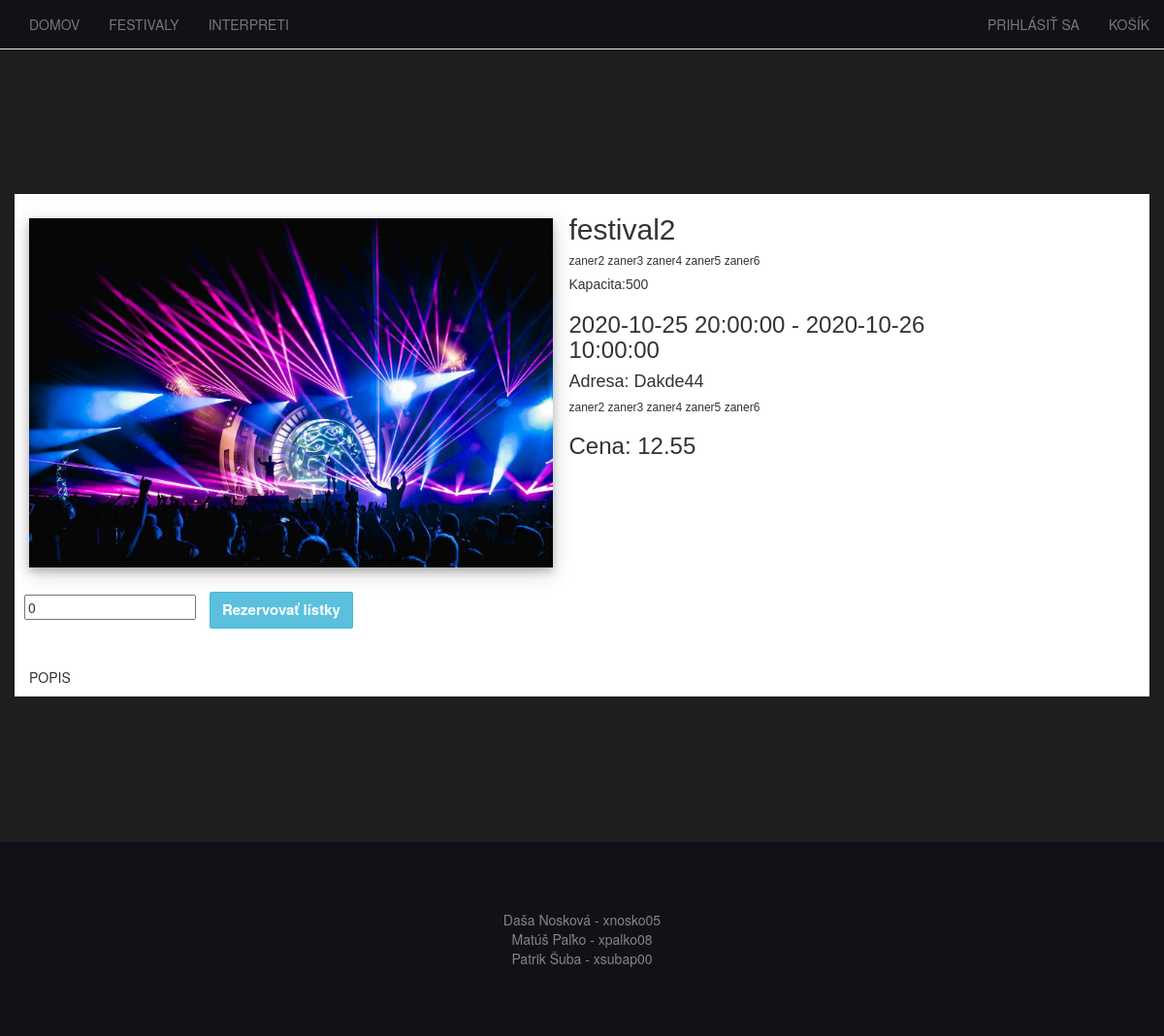
/festival_page.php?id=2, run on the app's committed database.
### tables this page shows
CREATE TABLE Festival(
	festival_ID			INT 			NOT NULL AUTO_INCREMENT,
    nazov               VARCHAR(100)    NOT NULL,
    kapacita			INT				NOT NULL,
    datum_Od			DATETIME		NOT NULL,
    datum_Do            DATETIME        NOT NULL,
    cena				DECIMAL(7,2)	NOT NULL,
    adresa				VARCHAR(100)	NOT NULL,
    hodnotenie			DECIMAL(2,1)	DEFAULT NULL,
    popis				VARCHAR(1000)	DEFAULT NULL,
    obrazok				VARCHAR(200)	DEFAULT NULL,
    PRIMARY KEY(festival_ID)
);

CREATE TABLE Festival_patri_do_Zaner(
	zaner_ID			INT 			NOT NULL,
    festival_ID			INT 			NOT NULL,
    CONSTRAINT Festival_patri_do_Zaner_PK
		PRIMARY KEY(zaner_ID, festival_ID),
    CONSTRAINT Zaner_Festival_Zaner_ID_FK
        FOREIGN KEY (zaner_ID)
        REFERENCES Zaner (zaner_ID)
        ON DELETE CASCADE,
    CONSTRAINT Zaner_Festival_ID_FK
        FOREIGN KEY (festival_ID)
        REFERENCES Festival (festival_ID)
        ON DELETE CASCADE
);

CREATE TABLE Zaner(
	zaner_ID			INT 			NOT NULL AUTO_INCREMENT,
    zaner_nazov			VARCHAR(50)		NOT NULL,
    PRIMARY KEY(zaner_ID)
);

### classFestival.php (called while the page is built, shortened)
<?php
class Festival{
	private $festivalID;
    function initExistingFestival($pdo, $id){
    	$idSelect = $pdo->prepare("SELECT festival_ID FROM Festival WHERE festival_ID = ?");
    	$idSelect->execute([$id]);
    	if($idSelect->rowCount() == 1){
    		$this->festivalID = $idSelect->fetchColumn();
    		return 0;
    	}else{
    		return -1;
    	}
    }
    function getID(){
        return $this->festivalID;
    }
    function getNazov($pdo){
    	$select = $pdo->prepare("SELECT nazov FROM Festival WHERE festival_ID = ?");
    	$select->execute([$this->festivalID]);
    	return $select->fetchColumn();
    }
    function getKapacita($pdo){
    	$select = $pdo->prepare("SELECT kapacita FROM Festival WHERE festival_ID = ?");
    	$select->execute([$this->festivalID]);
    	return $select->fetchColumn();
    }
    function getDatum_Od($pdo){
    	$select = $pdo->prepare("SELECT datum_Od FROM Festival WHERE festival_ID = ?");
    	$select->execute([$this->festivalID]);
    	return $select->fetchColumn();
    }
    function getDatum_Do($pdo){
    	$select = $pdo->prepare("SELECT datum_Do FROM Festival WHERE festival_ID = ?");
    	$select->execute([$this->festivalID]);
    	return $select->fetchColumn();
    }
    function getCena($pdo){
        $select = $pdo->prepare("SELECT cena FROM Festival WHERE festival_ID = ?");
        $select->execute([$this->festivalID]);
        return $select->fetchColumn();
    }
    function getAdresa($pdo){
    	$select = $pdo->prepare("SELECT adresa FROM Festival WHERE festival_ID = ?");
    	$select->execute([$this->festivalID]);
    	return $select->fetchColumn();
    }
    function getObrazok($pdo){
    	$select = $pdo->prepare("SELECT obrazok FROM Festival WHERE festival_ID = ?");
    	$select->execute([$this->festivalID]);
    	return $select->fetchColumn();
    }
    function getZanre($pdo){
        $select = $pdo->prepare("SELECT zaner_ID FROM Festival_patri_do_Zaner WHERE festival_ID = ?");
        $select->execute([$this->festivalID]);
        return $select->fetchAll();
    }
}
?>

### classZaner.php (called while the page is built, shortened)
<?php
class Zaner{
	private $zanerID;
    function initExistingZaner($pdo, $id){
    	$idSelect = $pdo->prepare("SELECT zaner_ID FROM Zaner WHERE zaner_ID = ?");
    	$idSelect->execute([$id]);
    	if($idSelect->rowCount() == 1){
    		$this->zanerID = $idSelect->fetchColumn();
    		return 0;
    	}else{
    		return -1;
    	}
    }
    function getZaner_nazov($pdo){
    	$select = $pdo->prepare("SELECT zaner_nazov FROM Zaner WHERE zaner_ID = ?");
    	$select->execute([$this->zanerID]);
    	return $select->fetchColumn();
    }
}
?>

### festival_page.php (the view, shortened to what this page needs)
<?php
require "common.php";
require_once "controller.php";
require_once "classFestival.php";
$pdo = connect_db();
$festival = new Festival();
$festival->initExistingFestival($pdo, $_GET['id']);
?>
<link rel="stylesheet" href="view/css/festival_interpret_page.css">
<body class="festival-body">
<div class="container festival-main">
        <div class="row">
            <div class="col-sm-4">
                <div class="festival-img">
                    <img src="<?php echo $festival->getObrazok($pdo);?>" alt="Obrastok"/>
                </div>
            </div>
            <div class="col-sm-6">
                <div class="festival-head" >
                    <h2><?php echo $festival->getNazov($pdo);?></h2>
                    <h6><?php print_zanre($festival, $pdo, "line");?></h6>
                    <h5>Kapacita:<?php echo $festival->getKapacita($pdo);?></h5>
                    <h3><?php echo $festival->getDatum_Od($pdo);?> - <?php echo $festival->getDatum_Do($pdo);?></h3>
                    <h4>Adresa: <?php echo $festival->getAdresa($pdo);?></h4>
                    <h6><?php print_zanre($festival, $pdo, "line");?></h6>
                    <h3>Cena: <?php echo $festival->getCena($pdo);?></h3>
                </div>
            </div>
        </div>
    <div class="row">
         <div class="festival-ticket-input">
            <form method="post" action="add_ticket_rezervation.php?festival_id=<?php echo $festival->getID()?>&login=<?php echo $_SESSION['user']?>">
                <input type="number" class="count" name="pocet" value="0" min="0">
                <button type="submit" class="btn btn-info" id="reserve-tickets">Rezervovať lístky</button>
            </form>
            <br><br>
        </div>
    </div>
    <div class="row">
        <div class="festival-description">
        <p>POPIS<br>
        </p>
        </div>
    </div>
</div>
</body>

### controller.php (shortened to what this page needs)
<?php
require_once "classZaner.php";
require_once "classFestival.php";
function print_zanre($obj, $pdo, $style)
{
    $zanre = $obj->getZanre($pdo);
    foreach ($zanre as $row) {
        $zaner = new Zaner();
        if ($zaner->initExistingZaner($pdo, $row[0]) == -1) {
            echo "nenasli sme v datbazke dany row<br>";
        }
        if ($style == "line")
            echo $zaner->getZaner_nazov($pdo) . " ";
        elseif ($style == "multiple")
            echo "<option value=".$zaner->getID().">".$zaner->getZaner_nazov($pdo)."</option>";
    }
}
    ?>

### view/css/styling.css (style rules this page uses)
.form-control, .btn { min-height: 38px; border-radius: 2px; }
.btn { font-size: 15px; font-weight: bold; }
.row { background-color: white; }
.col-sm-4 { margin-bottom: 25px; margin-top:25px }

### view/css/festival_interpret_page.css (style rules this page uses)
.festival-main,.interpret-body { padding-top: 100px; padding-bottom: 100px; overflow:hidden; }
.festival-body, .interpret-body { background: rgb(31, 29, 30); }
.festival-main, .interpret-main { margin-top: 100px; margin-bottom: 50px; height: auto; overflow: visible; }
.festival-img img, .interpret-img img { width: 150%; height: 100%; box-shadow: 0 4px 8px 0 rgba(0, 0, 0, 0.2), 0 6px 20px 0 rgba(0, 0, 0, 0.19); }
.festival-head,.interpret-head { margin-left: 30%; position: relative; font-family: Arial, serif; }
.festival-description,.interpret-festivals { margin-left: 15px; margin-right: 15px; }
#reserve-tickets { margin-left: 10px; }
.festival-ticket-input { width: 50%; margin-left: 10px; }

### data on the page
festival: festival_ID+obrazok (picture), $festival->getNazov($pdo) "festival2", $festival->getKapacita($pdo) "500", $festival->getDatum_Od($pdo) "2020-10-25 20:00:00", $festival->getDatum_Do($pdo) "2020-10-26 10:00:00", $festival->getAdresa($pdo) "Dakde44", $festival->getCena($pdo) "12.55"
festival_patri_do_zaner: zaner_ID.zaner_nazov "zaner2"
festival_patri_do_zaner: zaner_ID.zaner_nazov "zaner3"
festival_patri_do_zaner: zaner_ID.zaner_nazov "zaner4"
festival_patri_do_zaner: zaner_ID.zaner_nazov "zaner5"
festival_patri_do_zaner: zaner_ID.zaner_nazov "zaner6"
